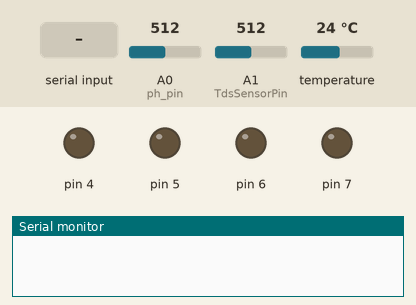
Recording of a sketch running on a simulated Arduino Uno, built with avr-gcc and run on an emulated ATmega328P. Shown: output pins drawn as LEDs (lit = HIGH), the last lines printed to the serial monitor. The test bench sets the inputs (shaded band); at power-on: A0 (ph_pin) = 512, A1 (TdsSensorPin) = 512, temperature 24 °C.

Above: at 1.2 s.
1.3 s: "@" received over Serial
At 2.5 s:
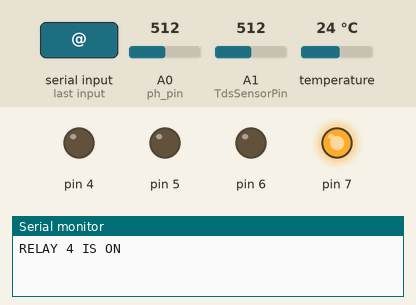
2.8 s: "$" received over Serial
At 3.7 s:
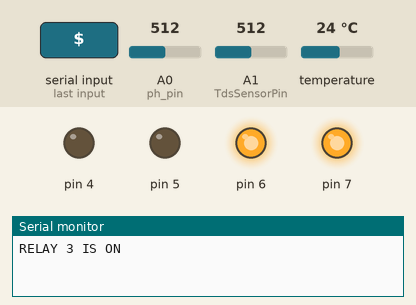
4.3 s: "!" received over Serial
At 4.8 s:
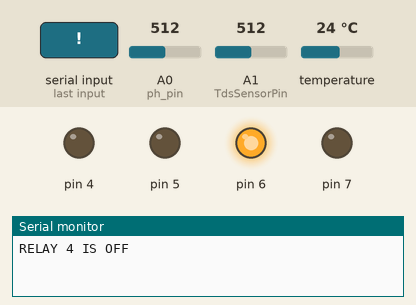
5.8 s: "^" received over Serial
At 7.1 s:
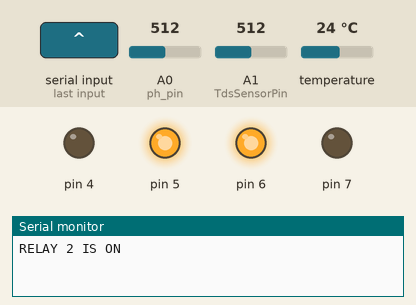
7.8 s: "#" received over Serial
At 8.7 s:
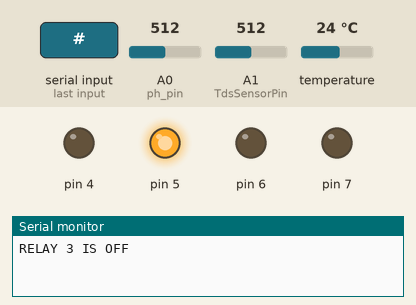
9.3 s: "*" received over Serial
At 9.9 s:
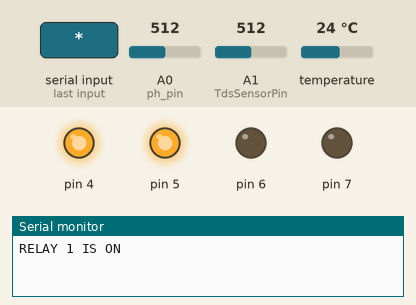
Timing chart, 0 to 11.8 s (numbered marks = the images above; inputs shaded):
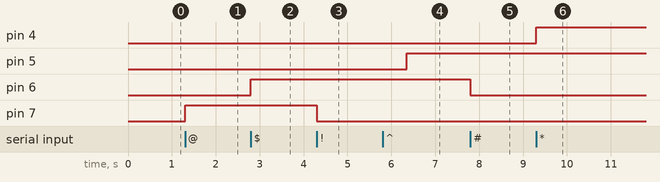

Measured:
- after the input at 1.3 s, pin 7: LOW → HIGH at once
- after the input at 2.8 s, pin 6: LOW → HIGH at once
- after the input at 4.3 s, pin 7: HIGH → LOW at once
- after the input at 5.8 s, pin 5: LOW → HIGH after 0.55 s
- after the input at 7.8 s, pin 6: HIGH → LOW at once
- after the input at 9.3 s, pin 4: LOW → HIGH at once

The sketch:

tds_ultrasonic.ino
```cpp
#include <SoftwareSerial.h>         //ultrasonic sensor
#include <OneWire.h>                //temp library
#include <DallasTemperature.h>      //temp library
#include <EEPROM.h>
#include "GravityTDS.h"
#include<ArduinoJson.h>

float distance=0;
int percentage=0;
unsigned char data[4] = {};
SoftwareSerial mySerial(11,10);         //RX, TX ultrasonic sensor
SoftwareSerial nodemcu(0, 1);
unsigned long previousTime=0;
String message;

//SoftwareSerial nodemcu(0, 1); //Rx and Tx of the nodemcu

//ultrasonic sensor
enum statesRX
{
    ST_RX_HEADER=0,
    ST_RX_DATA,
    ST_RX_PROCESSMSG
};

// ph sensor
int ph_pin = A0;
int measure;
float voltagePH;
float Ph;

//tds sensor
#define TdsSensorPin A1
float tdsValue = 0;
float temperature_tds = 25;
GravityTDS gravityTds;


//temperature sensor
//#define ONE_WIRE_BUS A4              //temp pin
const int oneWireBus = A4; // GPIO where the DS18B20 is connected to
OneWire oneWire(oneWireBus);    // Setup a oneWire instance to communicate with any OneWire devices
DallasTemperature sensors(&oneWire);    // Pass our oneWire reference to Dallas Temperature sensor
float temperature = 0;

void setup()
{
    Serial.begin(115200);
    while (!Serial) continue;
    pinMode(7, OUTPUT);
    pinMode(6, OUTPUT);
    pinMode(5, OUTPUT);
    pinMode(4, OUTPUT);
    digitalWrite(7, LOW);
    digitalWrite(6, LOW);
    digitalWrite(5, LOW);
    digitalWrite(4, LOW);
    sensors.begin();
    gravityTds.setPin(TdsSensorPin);
    gravityTds.setAref(5.0);  //reference voltage on ADC, default 5.0V on Arduino UNO
    gravityTds.setAdcRange(1024);  //1024 for 10bit ADC;4096 for 12bit ADC
    gravityTds.begin();  //initialization
    //nodemcu.begin(9600);
    mySerial.begin(9600);
}


void loop(){

  control_relay(); //must run setiap masa
  if(millis()-previousTime>=500)
  {


    StaticJsonDocument<1000> doc;


  tds_gravity();

  readutSensor();
  readphSensor();
  readtempSensor();


  doc["Water Level Percentage"] = percentage;
  //Serial.println(percentage);
  doc["tds Value"] = tdsValue,0;
  //Serial.println(tdsValue,0);
  doc["Ph Value"] = Ph;
  //Serial.println(Ph);
  doc["Temperature Value"] = temperature;
  //Serial.println(temperature);
  serializeJson(doc,Serial); //print the json object named "doc" to the serial monitor inside the serial buffer
  Serial.println("");
  //water_level_logic();

  //Serial.flush();
//Serial.print("Distance in mm : ");
//Serial.println(distance);
/*Serial.print("Water Level Percentage : ");
Serial.println(percentage);
Serial.print("TDS Value : ");
Serial.println(tdsValue,0);
Serial.print("Ph Level : ");
Serial.println(Ph);
Serial.print("Temperature in C : ");
Serial.println(temperature);
Serial.println("\n");
*/


//  message = "{\"SID\":";
//  message += "403";
//  message += ",\"TMP\":";
//  message += temperature;
//  message += ",\"pH\":";
//  message += Ph;
//  message += ",\"TDS\":";
//  message += tdsValue,0;
  //message += ",\"DO\":";
  //message += doValue;
//  message += ",\"Percentage\":";
//  message += percentage;
//  message += "}";
    previousTime=millis();
  }
//  Serial.println(String(message));
}


void readutSensor()
{
    static uint8_t
        stateRX = ST_RX_HEADER,
        rxIdx;

    if( mySerial.available() > 0 )
    {
        do
        {
            uint8_t ch = mySerial.read();
            switch( stateRX )
            {
                case    ST_RX_HEADER:
                    if( ch == 0xff )
                    {
                        rxIdx = 0;
                        data[rxIdx++] = ch;
                        stateRX = ST_RX_DATA;
                    }

                break;

                case    ST_RX_DATA:
                    data[rxIdx++] = ch;
                    if( rxIdx == 4 )
                        stateRX = ST_RX_PROCESSMSG;
                break;

                case    ST_RX_PROCESSMSG:
                    uint8_t sum = 0;
                    for( uint8_t i=0; i<3; i++ )
                        sum = sum + data[i];

                    if( sum == data[3] )
                    {
                        distance = ((uint16_t)data[1] << 8) + data[2];
                    }
                    else
                        Serial.print("");

                    stateRX = ST_RX_HEADER;

                break;


            }

        percentage = map(distance,300,60,0,100);

            if(percentage<0)
          {
            percentage=0;
          }
          else if(percentage>100)
          {
            percentage=100;
          }


        }while( mySerial.available() > 0 );

    }

}

void readtempSensor()
{
    sensors.requestTemperatures();
    temperature = sensors.getTempCByIndex(0);
}

void readphSensor()
{
  measure = analogRead(ph_pin);
  voltagePH = 5 / 1023.0 * measure;    //classic digital to voltage conversion
  Ph = 7 + ((2.5 - voltagePH) / 0.167);
}

void tds_gravity()
{
    //temperature = readTemperature();  //add your temperature sensor and read it
    gravityTds.setTemperature(temperature_tds);  // set the temperature and execute temperature compensation
    gravityTds.update();  //sample and calculate
    tdsValue = gravityTds.getTdsValue();  // then get the value
    //Serial.print(tdsValue,0);
    //Serial.println("ppm");
}

void control_relay(){

    if (Serial.available()>0) { //read from the serial receive buffer either have char or not
    //read serial as a character
    char ser = Serial.read();
    //NOTE because the serial is read as "char" and not "int", the read value must be compared to character numbers
    //hence the quotes around the numbers in the case statement
    switch (ser) {
      case '!':  //receive 0 as an input from the mqtt broker
        digitalWrite(7, LOW);
        Serial.print("RELAY 4 IS OFF");
        break;
      case '@':  //receive 1 as an input from the mqtt broker
        digitalWrite(7, HIGH);
        Serial.println("RELAY 4 IS ON");
        break;
      case '#':
        digitalWrite(6, LOW);
        Serial.println("RELAY 3 IS OFF");
        break;
      case '$':
        digitalWrite(6, HIGH);
        Serial.println("RELAY 3 IS ON");
        break;
      case '%':
        digitalWrite(5, LOW);
        Serial.println("RELAY 2 IS OFF");
        break;
      case '^':
        digitalWrite(5, HIGH);

        Serial.println("RELAY 2 IS ON");
        break;
      case '&':
        digitalWrite(4, LOW);
        Serial.println("RELAY 1 IS OFF");
        break;
      case '*':
        digitalWrite(4, HIGH);
        Serial.println("RELAY 1 IS ON");
        break;

    }
  }

}

void water_level_logic(){

if(percentage<50) //percentage less than 60
{

  digitalWrite(5,HIGH); //pin utk water pump akan on !!! // pump duduk kat pin 5
  Serial.println("Water Pump ON due to low water level");
}

else if (percentage>90) //percentage larger than 95 percent
{
  digitalWrite(5,LOW);
  Serial.println("Water Pump OFF due to sufficient water level");
}

else
{
  digitalWrite(5,LOW);
  Serial.println("Water level is in the range of 50 - 90 percent \n It is still sufficient !!");
}
}

void temp_logic()
{
  if(temperature<=20) //temperature less than 20
  {
    digitalWrite(3,HIGH);
    Serial.println("Heater ON");
  }
  else if(temperature>=40) //temperature larger than 20
  {
    digitalWrite(3,LOW);
    Serial.println("Heater OFF");
  }

  else
  {
    digitalWrite(3,LOW);
    Serial.println("Temperature is in the range of 20 - 40 \n This is optimum temperature !!");
  }

}
```
